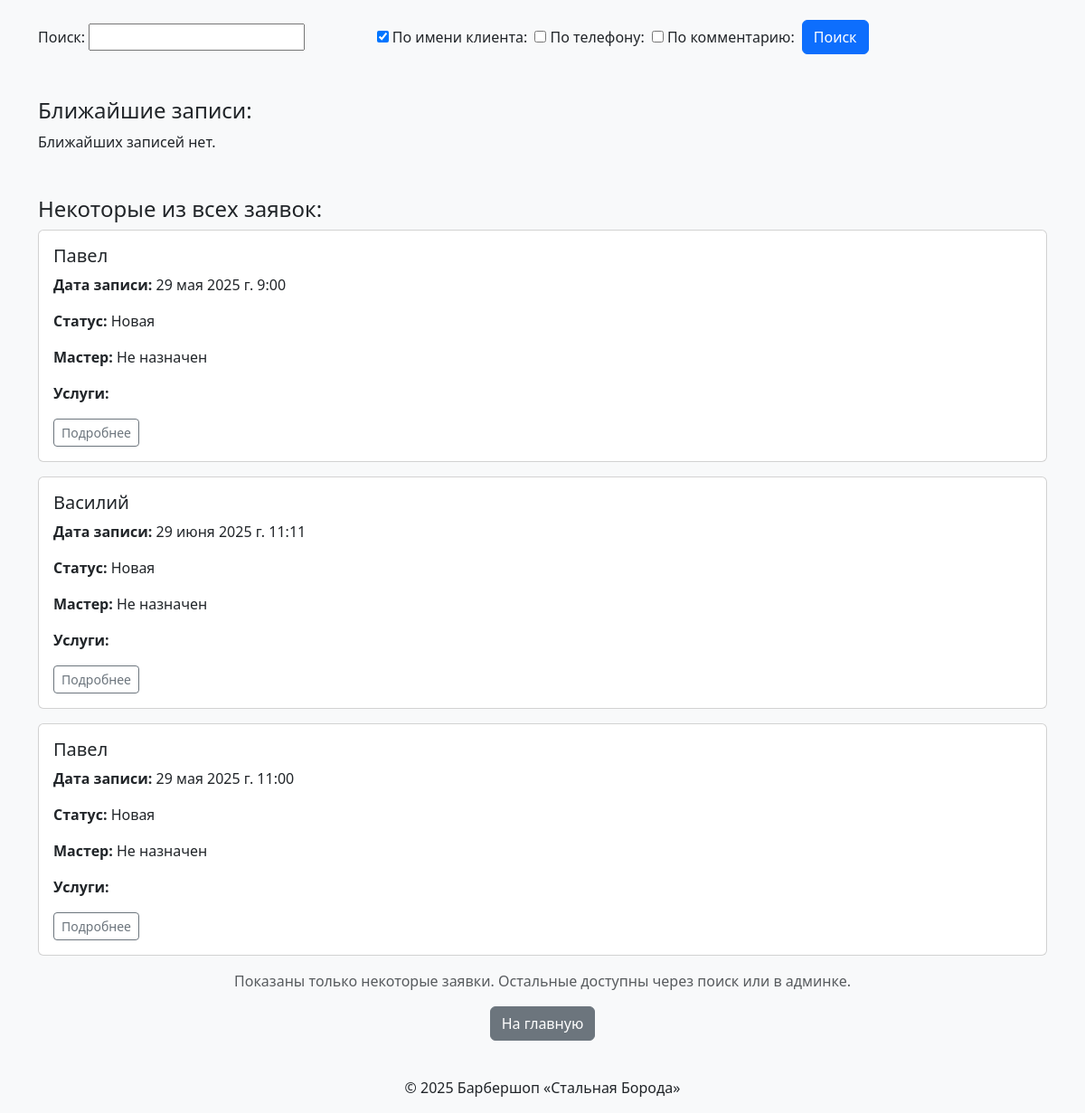
The page /orders/ (signed in, lower part) on the database as committed earlier.
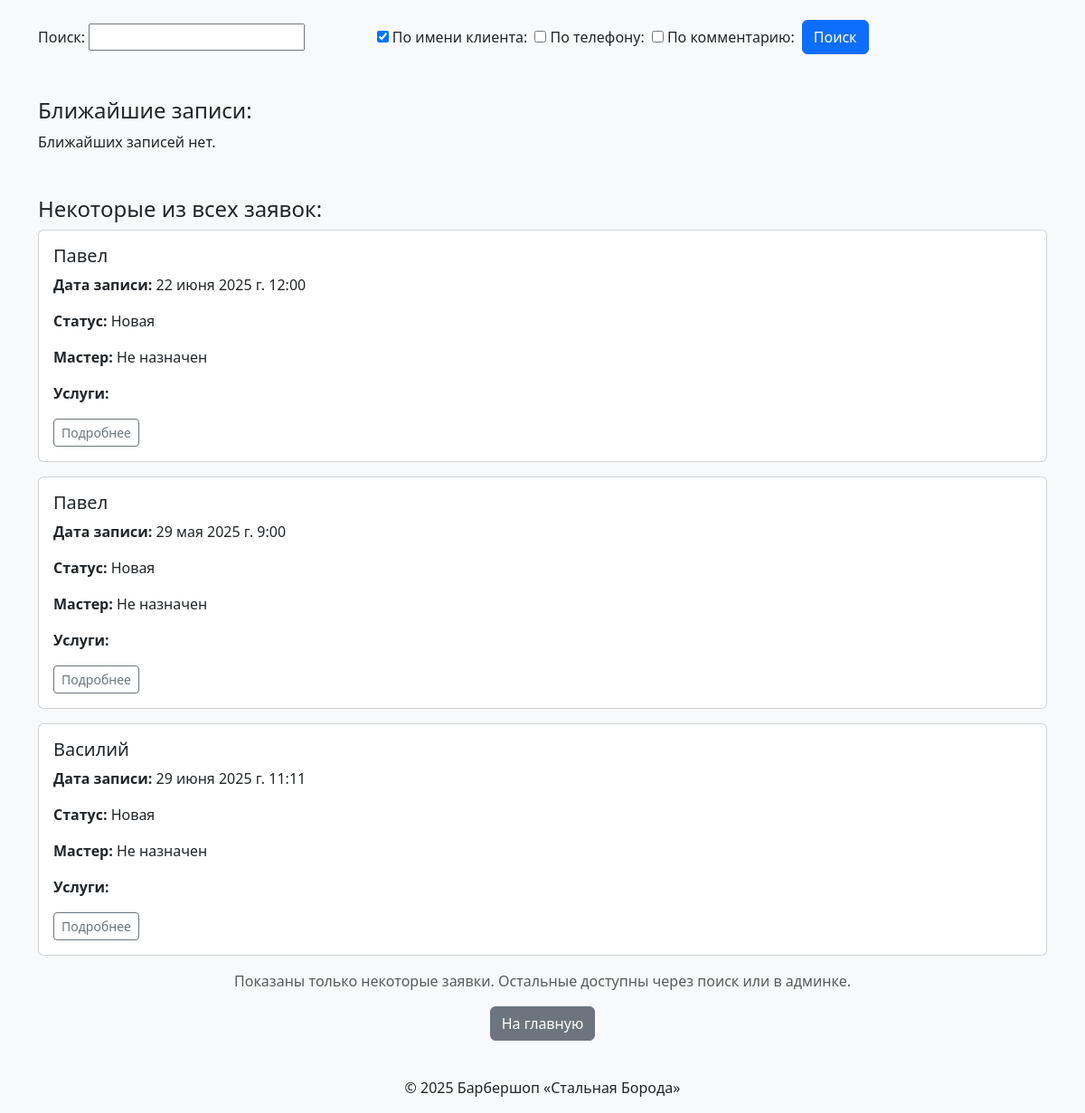
The same page on the database as committed later.
### core/models.py (models this page shows, shortened)
class Order(models.Model):
    client_name = models.CharField(max_length=100, verbose_name="Имя клиента")
    phone = models.CharField(max_length=20, verbose_name="Телефон")
    comment = models.TextField(blank=True, verbose_name="Комментарий")
    status = models.CharField(max_length=50, choices=STATUS_CHOICES, default="new", verbose_name="Статус")
    date_created = models.DateTimeField(auto_now_add=True, verbose_name="Дата создания")
    date_updated = models.DateTimeField(auto_now=True, verbose_name="Дата обновления")
    master = models.ForeignKey(Master, on_delete=models.SET_NULL, null=True, blank=True, verbose_name="Мастер")
    services = models.ManyToManyField(Service, related_name="orders", verbose_name="Услуги")
    appointment_date = models.DateTimeField(verbose_name="Дата и время записи")
    class Meta:
        verbose_name = "Заказ"
        verbose_name_plural = "Заказы"

### barbershop/views.py (the view, shortened to what this page needs)
# urls.py: path('orders/', OrdersListView.as_view(), name='orders_list'),
class OrdersListView(StaffRequiredMixin, ListView):
    model = Order
    template_name = "core/orders_list.html"
    context_object_name = "orders"
    def get_queryset(self):
        form = OrderSearchForm(self.request.GET or None)
        f = Q()
        return (Order.objects.filter(f)
                        .select_related("master")
                        .prefetch_related("services")
                        .order_by("-date_created"))
    def get_context_data(self, **kw):
        ctx = super().get_context_data(**kw)
        ctx["form"] = OrderSearchForm(self.request.GET or None)
        ctx["latest_orders"] = (Order.objects
                                     .filter(appointment_date__gte=now())
                                     .order_by("appointment_date")[:3])
        return ctx

### core/forms.py
class OrderSearchForm(forms.Form):
    query = forms.CharField(required=False, label='Поиск')
    by_name = forms.BooleanField(required=False, initial=True, label='По имени клиента')
    by_phone = forms.BooleanField(required=False, label='По телефону')
    by_comment = forms.BooleanField(required=False, label='По комментарию')

### core/mixins.py (called while the page is built)
    def test_func(self):
        return self.request.user.is_staff

### barbershop/templates/core/orders_list.html (shortened to what this page needs)
{% extends "base.html" %}
{% block content %}
<form method="get" class="mb-4">
  <div class="row g-2 align-items-center">
    <div class="col-md-4">
      {{ form.query.label_tag }} {{ form.query }}
    </div>
    <div class="col-auto">
      {{ form.by_name }} {{ form.by_name.label_tag }}
    </div>
    <div class="col-auto">
      {{ form.by_phone }} {{ form.by_phone.label_tag }}
    </div>
    <div class="col-auto">
      {{ form.by_comment }} {{ form.by_comment.label_tag }}
    </div>
    <div class="col-auto">
      <button type="submit" class="btn btn-primary">Поиск</button>
    </div>
  </div>
</form>
<h4 class="mt-5">Ближайшие записи:</h4>
{% for order in latest_orders %}
<div class="card mb-3 border-success">
  <div class="card-body">
    <h5 class="card-title">{{ order.client_name }}</h5>
    <p><strong>Дата записи:</strong> {{ order.appointment_date }}</p>
    <p><strong>Комментарий:</strong> {{ order.comment|default:"-" }}</p>
  </div>
</div>
{% empty %}
<p>Ближайших записей нет.</p>
{% endfor %}
<h4 class="mt-5">Некоторые из всех заявок:</h4>
{% for order in orders|slice:":3" %}
<div class="card mb-3">
  <div class="card-body">
    <h5>{{ order.client_name }}</h5>
    <p><strong>Дата записи:</strong> {{ order.appointment_date }}</p>
    <p><strong>Статус:</strong> {{ order.get_status_display }}</p>
    <p><strong>Мастер:</strong>
        {% if order.master %}
            {{ order.master.name }}
        {% else %}
            Не назначен
        {% endif %}
    </p>
    <p><strong>Услуги:</strong>
    </p>
    <a href="{% url 'order_detail' order.id %}" class="btn btn-outline-secondary btn-sm">Подробнее</a>
  </div>
</div>
{% empty %}
<p class="text-center">Заявок пока нет.</p>
{% endfor %}
<p class="text-muted text-center">
  Показаны только некоторые заявки. Остальные доступны через поиск или в админке.
</p>
<div class="text-center">
  <a href="{% url 'landing' %}" class="btn btn-secondary">На главную</a>
</div>
{% endblock %}

Rows that differ between the two databases and show on the page:
no longer on this page (row unchanged): Order: client_name "Павел", appointment_date "29 мая 2025 г. 11:00", status "Новая", shows "Не назначен"
added Order: client_name "Павел", appointment_date "22 июня 2025 г. 12:00", status "Новая", shows "Не назначен"
